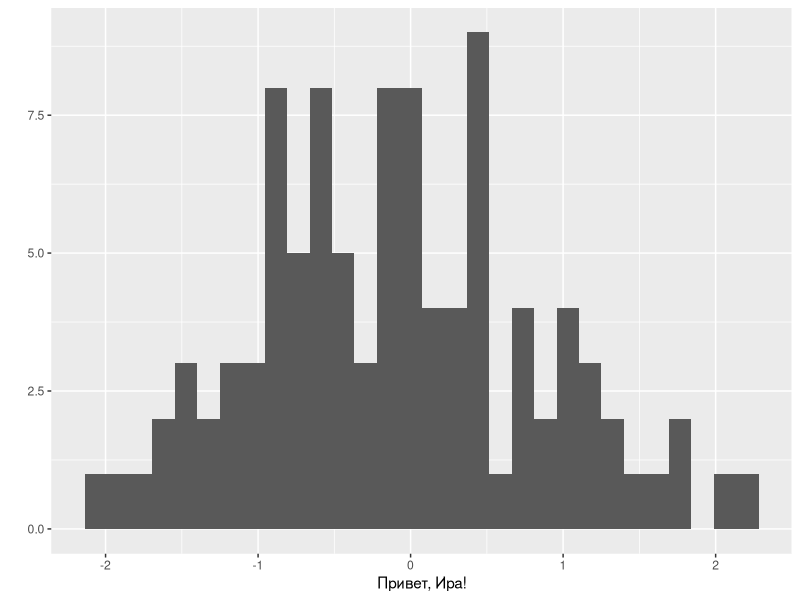

Reproduce this figure in R.
## ---- chunk 1
library(ggplot2)
qplot(rnorm(100)) + xlab("Привет, Ира!")
